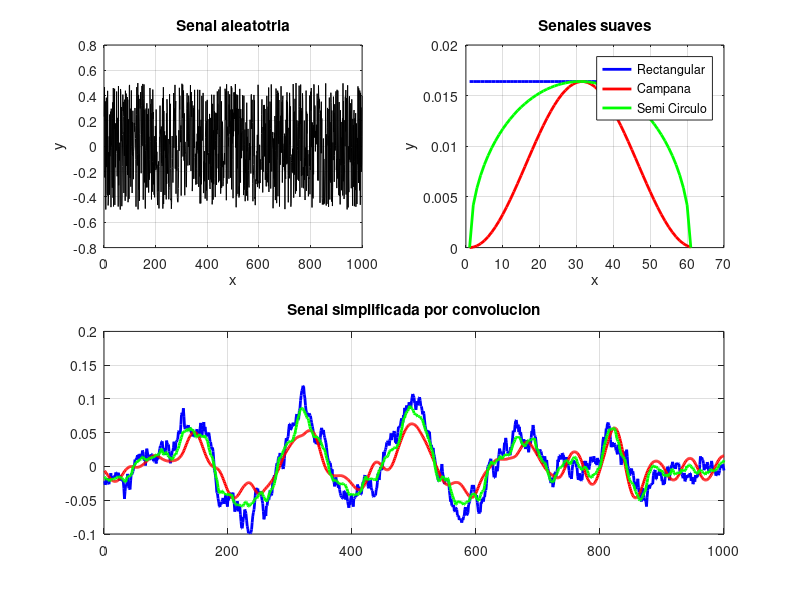

Recreate this plot in MATLAB.
clc, clear, close all;

% definicion de la senal aleatoria
data = rand(1,1000)- 0.5;

% definicion de las senales suaves
curv_rect = 1/61*ones(1,61);
t = 0:60;
curv_ham = -1/(61*2)*cos(1/61*2*pi*t) + 1/(61*2);

%Definicion de una senal INTERMEDIA
radio=30;
circular = sqrt(radio^2 - (t-radio).^2);
circular = circular* (0.0164/30);

% aplicar la convolucion sobre la senal aleatoria
rec_smooth = conv(data,curv_rect,'same');
ham_smooth = conv(data,curv_ham,'same');
cir_smooth = conv(data,circular,'same');

% graficar todas las senales

figure(1)
subplot(2,2,1)
plot(data,'k'), grid on, title('Senal aleatotria')
xlabel('x'), ylabel('y')

subplot(2,2,2)
plot(curv_rect,'b','LineWidth',2), title('Senales suaves'), grid on
hold on
plot(curv_ham,'r','LineWidth',2)
hold on
plot(circular,'g','LineWidth',2)
legend('Rectangular','Campana', 'Semi Circulo'), xlabel('x'), ylabel('y')

subplot(2,2,[3,4])
plot(rec_smooth,'b','LineWidth',2)
hold on
plot(ham_smooth,'r','LineWidth',2)
hold on
plot(cir_smooth,'g','LineWidth',2)
title('Senal simplificada por convolucion'), grid on